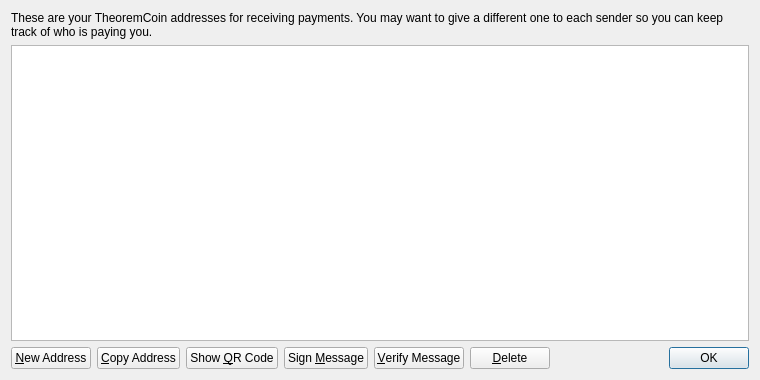
<?xml version="1.0" encoding="UTF-8"?>
<ui version="4.0">
 <class>AddressBookPage</class>
 <widget class="QWidget" name="AddressBookPage">
  <property name="geometry">
   <rect>
    <x>0</x>
    <y>0</y>
    <width>760</width>
    <height>380</height>
   </rect>
  </property>
  <property name="windowTitle">
   <string>Address Book</string>
  </property>
  <layout class="QVBoxLayout" name="verticalLayout">
   <item>
    <widget class="QLabel" name="labelExplanation">
     <property name="text">
      <string>These are your TheoremCoin addresses for receiving payments. You may want to give a different one to each sender so you can keep track of who is paying you.</string>
     </property>
     <property name="textFormat">
      <enum>Qt::PlainText</enum>
     </property>
     <property name="wordWrap">
      <bool>true</bool>
     </property>
    </widget>
   </item>
   <item>
    <widget class="QTableView" name="tableView">
     <property name="contextMenuPolicy">
      <enum>Qt::CustomContextMenu</enum>
     </property>
     <property name="toolTip">
      <string>Double-click to edit address or label</string>
     </property>
     <property name="tabKeyNavigation">
      <bool>false</bool>
     </property>
     <property name="selectionMode">
      <enum>QAbstractItemView::SingleSelection</enum>
     </property>
     <property name="selectionBehavior">
      <enum>QAbstractItemView::SelectRows</enum>
     </property>
     <property name="sortingEnabled">
      <bool>true</bool>
     </property>
     <attribute name="verticalHeaderVisible">
      <bool>false</bool>
     </attribute>
    </widget>
   </item>
   <item>
    <layout class="QHBoxLayout" name="horizontalLayout">
     <item>
      <widget class="QPushButton" name="newAddressButton">
       <property name="toolTip">
        <string>Create a new address</string>
       </property>
       <property name="text">
        <string>&amp;New Address</string>
       </property>
      </widget>
     </item>
     <item>
      <widget class="QPushButton" name="copyToClipboard">
       <property name="toolTip">
        <string>Copy the currently selected address to the system clipboard</string>
       </property>
       <property name="text">
        <string>&amp;Copy Address</string>
       </property>
      </widget>
     </item>
     <item>
      <widget class="QPushButton" name="showQRCode">
       <property name="text">
        <string>Show &amp;QR Code</string>
       </property>
      </widget>
     </item>
     <item>
      <widget class="QPushButton" name="signMessage">
       <property name="toolTip">
        <string>Sign a message to prove you own a TheoremCoin address</string>
       </property>
       <property name="text">
        <string>Sign &amp;Message</string>
       </property>
      </widget>
     </item>
     <item>
      <widget class="QPushButton" name="verifyMessage">
       <property name="toolTip">
        <string>Verify a message to ensure it was signed with a specified TheoremCoin address</string>
       </property>
       <property name="text">
        <string>&amp;Verify Message</string>
       </property>
      </widget>
     </item>
     <item>
      <widget class="QPushButton" name="deleteButton">
       <property name="toolTip">
        <string>Delete the currently selected address from the list</string>
       </property>
       <property name="text">
        <string>&amp;Delete</string>
       </property>
      </widget>
     </item>
     <item>
      <spacer name="horizontalSpacer">
       <property name="orientation">
        <enum>Qt::Horizontal</enum>
       </property>
       <property name="sizeHint" stdset="0">
        <size>
         <width>40</width>
         <height>20</height>
        </size>
       </property>
      </spacer>
     </item>
     <item>
      <widget class="QDialogButtonBox" name="buttonBox">
       <property name="sizePolicy">
        <sizepolicy hsizetype="Maximum" vsizetype="Fixed">
         <horstretch>0</horstretch>
         <verstretch>0</verstretch>
        </sizepolicy>
       </property>
       <property name="standardButtons">
        <set>QDialogButtonBox::Ok</set>
       </property>
      </widget>
     </item>
    </layout>
   </item>
  </layout>
 </widget>
 <resources>
  <include location="../bitcoin.qrc"/>
 </resources>
 <connections/>
</ui>
